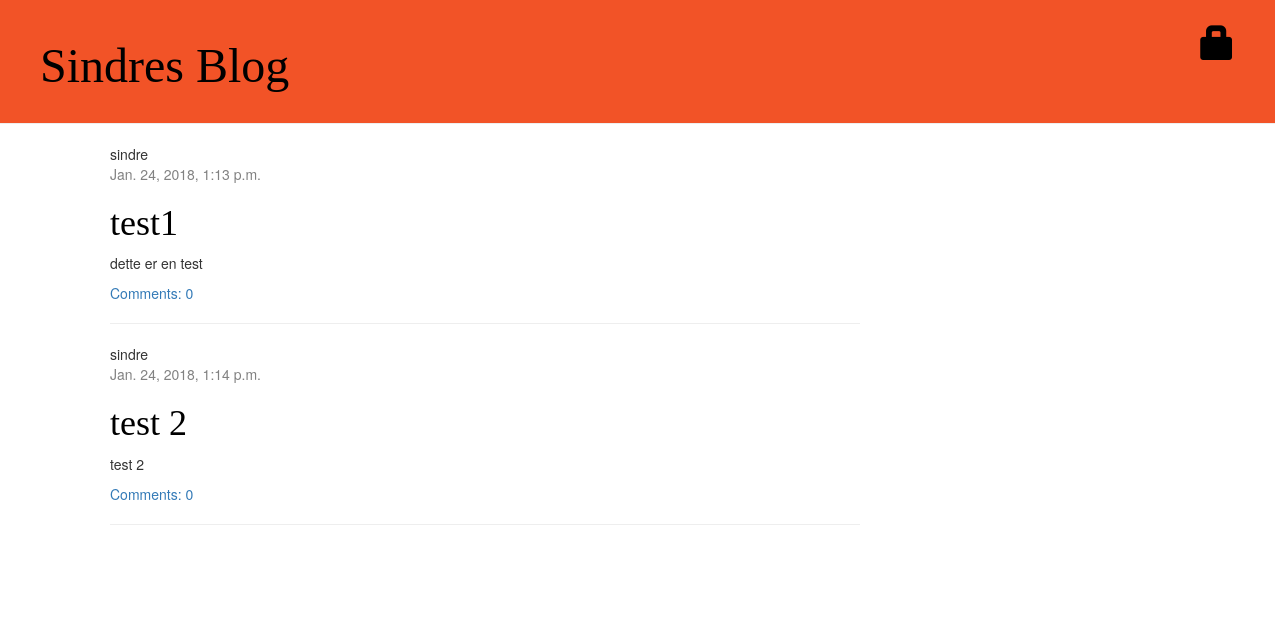
The app's page /, older data.
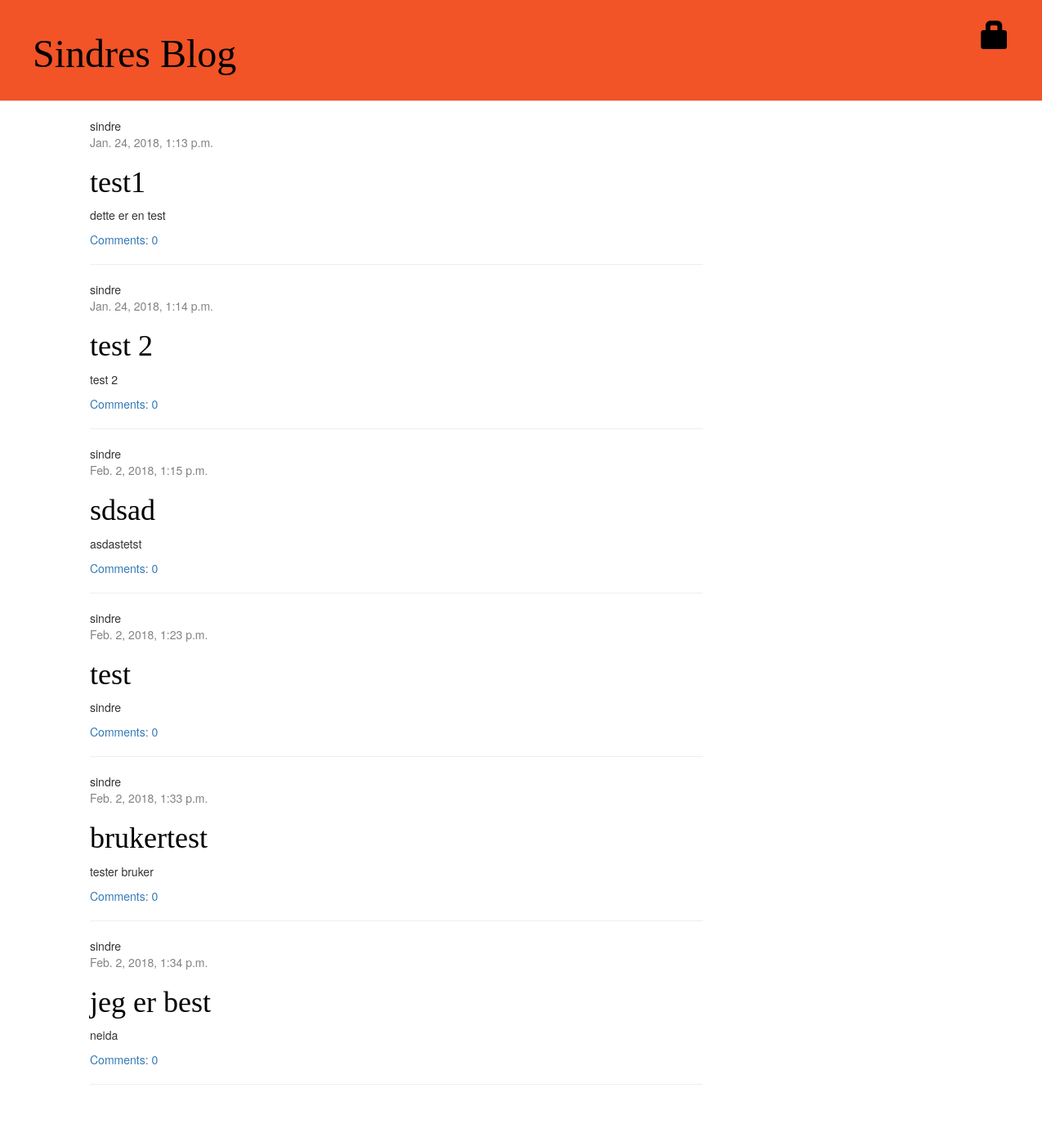
The same page, newer data.
### blog/models.py (models this page shows, shortened)
class Post(models.Model):
    author = models.ForeignKey('auth.User',on_delete=models.CASCADE)
    title = models.CharField(max_length=200)
    text = models.TextField()
    created_date = models.DateTimeField(
            default=timezone.now)
    published_date = models.DateTimeField(
            blank=True, null=True)

### blog/views.py (the view)
# urls.py: url(r'^$', views.post_list, name='view_blogs'),
def post_list(request):
	posts = Post.objects.filter(published_date__lte=timezone.now()).order_by('published_date')
	context = {
			'posts':posts
	}
	return render(request, 'blog/view_blogs.html', context)
	if(request.method =='POST'):
		print "request.POST", request.POST
		title = request.POST['title']
		author = request.POST['author']
		body = request.POST['body']
		u = User.objects.get(username=str(author))
		post = Post(title=title, author=u, text=body)
		post.published_date = timezone.now()
		post.save()
		return redirect('/post')
	else:
		users = User.objects.all()
		user = {
				'users':users
		}
		return render(request, 'blog/create_blog.html', user)

### blog/templates/blog/view_blogs.html (shortened to what this page needs)
{% extends 'partials/header.html' %}
{% block content %}
<div class="content container">
    <div class="row">
        <div class="col-md-8">
	{% for post in posts %}
	<div class="post">
	<div class= "author">
	    {{ post.author }}
        <div class="date">
            {{ post.published_date }}
        </div>
        <h1><a href="{% url 'post_detail' pk=post.pk %}">{{ post.title }}</a></h1>
        <p>{{ post.text|linebreaksbr }}</p>
        <a href="{% url 'post_detail' pk=post.pk %}">Comments: {{ post.comments.count }}</a>
        <hr>
    </div>
	{% endfor %}
{% endblock %}

Row changes from the older to the newer data that the page shows:
added Post: author "sindre", published_date "Feb. 2, 2018, 1:15 p.m.", title "sdsad", text "asdastetst", comments.count "0"
added Post: author "sindre", published_date "Feb. 2, 2018, 1:23 p.m.", title "test", text "sindre", comments.count "0"
added Post: author "sindre", published_date "Feb. 2, 2018, 1:33 p.m.", title "brukertest", text "tester bruker", comments.count "0"
added Post: author "sindre", published_date "Feb. 2, 2018, 1:34 p.m.", title "jeg er best", text "neida", comments.count "0"
